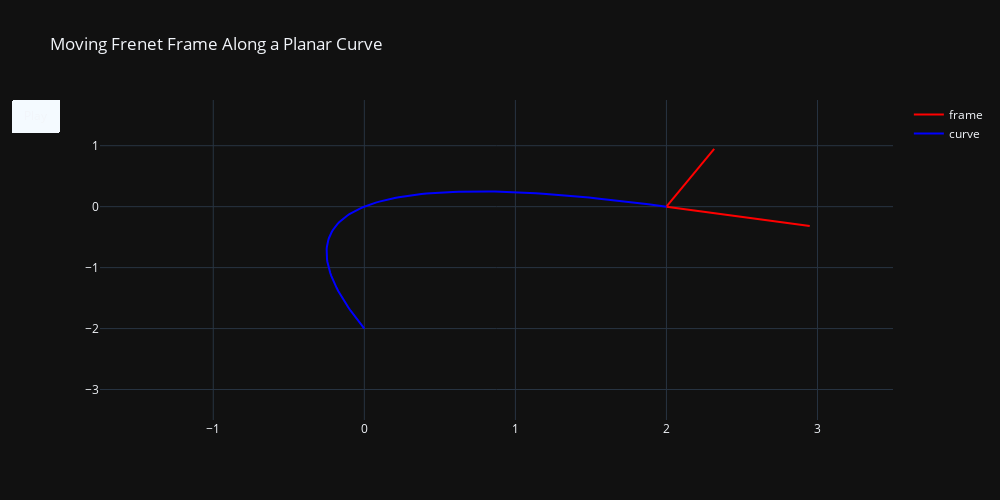

Notebook code cell kept with this figure:
### Code cell
import plotly.graph_objects as go

import numpy as np


# Generate curve data
t = np.linspace(-1, 1, 100)
x = t + t ** 2
y = t - t ** 2
xm = np.min(x) - 1.5
xM = np.max(x) + 1.5
ym = np.min(y) - 1.5
yM = np.max(y) + 1.5
N = 50
s = np.linspace(-1, 1, N)
xx = s + s ** 2
yy = s - s ** 2
vx = 1 + 2 * s
vy = 1 - 2 * s  # v=(vx, vy) is the velocity
speed = np.sqrt(vx ** 2 + vy ** 2)
ux = vx / speed  # (ux, uy) unit tangent vector, (-uy, ux) unit normal vector
uy = vy / speed

xend = xx + ux  # end coordinates for the unit tangent vector at (xx, yy)
yend = yy + uy

xnoe = xx - uy  # end coordinates for the unit normal vector at (xx,yy)
ynoe = yy + ux


# Create figure
fig = go.Figure(
    data=[go.Scatter(x=x, y=y,
                     name="frame",
                     mode="lines",
                     line=dict(width=2, color="blue")),
          go.Scatter(x=x, y=y,
                     name="curve",
                     mode="lines",
                     line=dict(width=2, color="blue"))
          ],
    layout=go.Layout(xaxis=dict(range=[xm, xM], autorange=False, zeroline=False),
                     yaxis=dict(range=[ym, yM], autorange=False, zeroline=False),
                     title="Moving Frenet Frame Along a Planar Curve",
                     hovermode="closest",
                     updatemenus=[dict(type="buttons",
                                       buttons=[dict(label="Play",
                                                     method="animate",
                                                     args=[None])])]),

    frames=[go.Frame(
        data=[go.Scatter(
            x=[xx[k], xend[k], None, xx[k], xnoe[k]],
            y=[yy[k], yend[k], None, yy[k], ynoe[k]],
            mode="lines",
            line=dict(color="red", width=2))
        ]) for k in range(N)]
)
fig.update_layout(template="plotly_dark",
                 autosize=False,
                 height=500,
                 width=1000)
fig.show()

### Figure 1 — Plotly figure (JSON) as saved in the notebook; plotly's stock layout.template omitted (floating-point values rounded to 4 significant figures)
{"data": [{"line": {"color": "red", "width": 2}, "mode": "lines", "name": "frame", "type": "scatter", "x": [2, 2.949, null, 2, 2.316], "y": [0, -0.3162, null, 0, 0.9487]}, {"line": {"color": "blue", "width": 2}, "mode": "lines", "name": "curve", "type": "scatter", "x": [0, -0.01979, -0.03877, -0.05693, -0.07428, -0.09081, -0.1065, -0.1214, -0.1355, -0.1488, -0.1612, -0.1728, -0.1837, -0.1937, -0.2028, -0.2112, -0.2188, -0.2255, -0.2314, -0.2365, -0.2408, -0.2443, -0.2469, -0.2488, -0.2498, -0.25, -0.2494, -0.2479, -0.2457, -0.2426, -0.2388, -0.2341, -0.2285, -0.2222, -0.2151, -0.2071, -0.1983, -0.1888, -0.1783, -0.1671, -0.1551, -0.1422, -0.1286, -0.1141, -0.09877, -0.08264, -0.06571, -0.04795, -0.02938, -0.009999, 0.0102, 0.03122, 0.05306, 0.07571, 0.09917, 0.1235, 0.1486, 0.1745, 0.2012, 0.2288, 0.2571, 0.2863, 0.3163, 0.3471, 0.3787, 0.4112, 0.4444, 0.4785, 0.5134, 0.5491, 0.5857, 0.623, 0.6612, 0.7001, 0.7399, 0.7805, 0.822, 0.8642, 0.9073, 0.9511, 0.9958, 1.041, 1.088, 1.135, 1.183, 1.232, 1.281, 1.331, 1.383, 1.435, 1.488, 1.541, 1.596, 1.651, 1.707, 1.764, 1.822, 1.88, 1.94, 2], "y": [-2, -1.94, -1.88, -1.822, -1.764, -1.707, -1.651, -1.596, -1.541, -1.488, -1.435, -1.383, -1.331, -1.281, -1.232, -1.183, -1.135, -1.088, -1.041, -0.9958, -0.9511, -0.9073, -0.8642, -0.822, -0.7805, -0.7399, -0.7001, -0.6612, -0.623, -0.5857, -0.5491, -0.5134, -0.4785, -0.4444, -0.4112, -0.3787, -0.3471, -0.3163, -0.2863, -0.2571, -0.2288, -0.2012, -0.1745, -0.1486, -0.1235, -0.09917, -0.07571, -0.05306, -0.03122, -0.0102, 0.009999, 0.02938, 0.04795, 0.06571, 0.08264, 0.09877, 0.1141, 0.1286, 0.1422, 0.1551, 0.1671, 0.1783, 0.1888, 0.1983, 0.2071, 0.2151, 0.2222, 0.2285, 0.2341, 0.2388, 0.2426, 0.2457, 0.2479, 0.2494, 0.25, 0.2498, 0.2488, 0.2469, 0.2443, 0.2408, 0.2365, 0.2314, 0.2255, 0.2188, 0.2112, 0.2028, 0.1937, 0.1837, 0.1728, 0.1612, 0.1488, 0.1355, 0.1214, 0.1065, 0.09081, 0.07428, 0.05693, 0.03877, 0.01979, 0]}], "layout": {"autosize": false, "height": 500, "hovermode": "closest", "title": {"text": "Moving Frenet Frame Along a Planar Curve"}, "updatemenus": [{"active": 0, "buttons": [{"args": [null], "label": "Play", "method": "animate"}], "type": "buttons"}], "width": 1000, "xaxis": {"autorange": false, "range": [-1.75, 3.5], "type": "linear", "zeroline": false}, "yaxis": {"autorange": false, "range": [-3.5, 1.75], "type": "linear", "zeroline": false}}}
